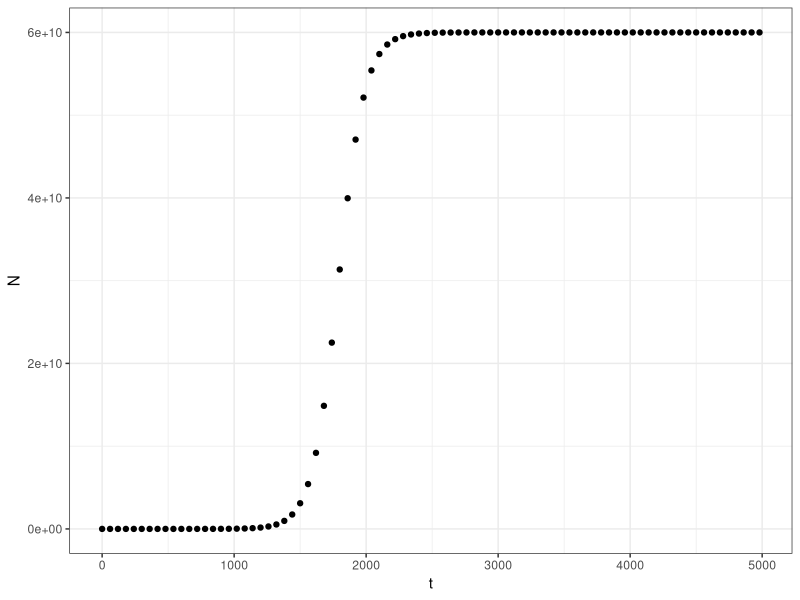
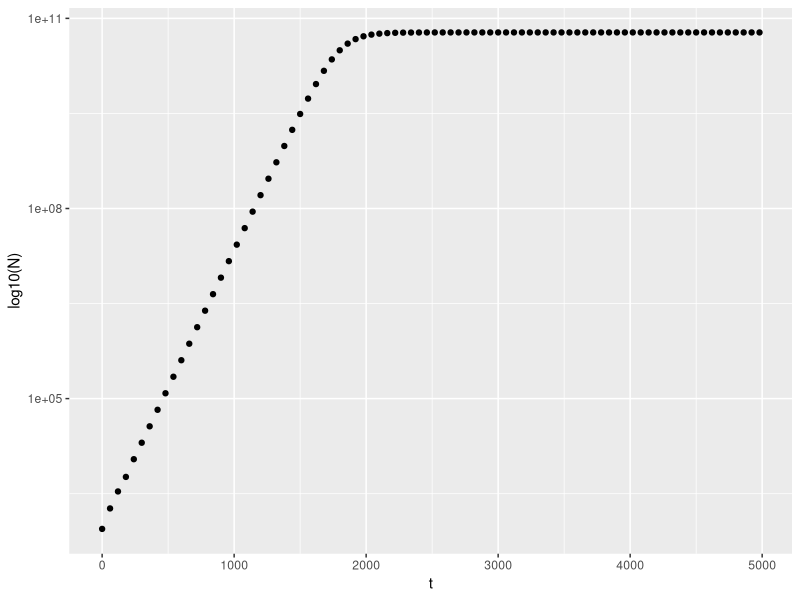

The R script that drew these images, in order:
#Script to plot the logistic growth data

growth_data <- read.csv("experiment1.csv")

install.packages("ggplot2")
library(ggplot2)

ggplot(aes(t,N), data = growth_data) +
  
  geom_point() +
  
  xlab("t") +
  
  ylab("N") +
  
  theme_bw()
##Sigmoidal curve produced here
## plotting the change in the number of cells overtime

ggplot(aes(t,N), data = growth_data) +
  
  geom_point() +
  
  xlab("t") +
  
  ylab("log10(N)") +
  
  scale_y_continuous(trans='log10')
#Log transformation of the data
